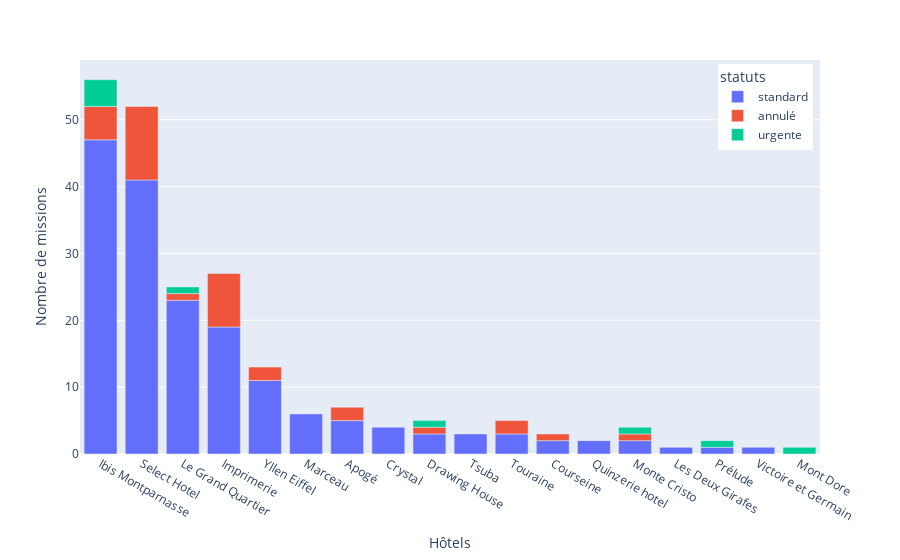

Source (notebook cell):
### Code cell
date = "Jan-2023"
monthly_missions_status = (
    data[(data["periode_debut"] == date)]
    .groupby(["Propriété_clean", "statuts"])
    .count()
    .reset_index()
    .sort_values(by="Propriété", ascending=False)
    .iloc[:, :3]
)
fig = px.bar(
    monthly_missions_status, x="Propriété_clean", y="Propriété", color="statuts"
)

fig.update_layout(legend=dict(yanchor="top", y=0.99, xanchor="right", x=0.99))

fig.update_xaxes(title_text="Hôtels")
fig.update_yaxes(title_text="Nombre de missions")

### Figure 1 — Plotly figure (JSON) as saved in the notebook; plotly's stock layout.template omitted (floating-point values rounded to 4 significant figures)
{"data": [{"alignmentgroup": "True", "hovertemplate": "statuts=standard<br>Propriété_clean=%{x}<br>Propriété=%{y}<extra></extra>", "legendgroup": "standard", "marker": {"color": "#636efa", "pattern": {"shape": ""}}, "name": "standard", "offsetgroup": "standard", "orientation": "v", "showlegend": true, "textposition": "auto", "type": "bar", "x": ["Ibis Montparnasse", "Select Hotel", "Le Grand Quartier", "Imprimerie", "Yllen Eiffel", "Marceau", "Apogé", "Crystal", "Drawing House", "Tsuba", "Touraine", "Courseine", "Quinzerie hotel", "Monte Cristo", "Les Deux Girafes", "Prélude", "Victoire et Germain"], "xaxis": "x", "y": [47, 41, 23, 19, 11, 6, 5, 4, 3, 3, 3, 2, 2, 2, 1, 1, 1], "yaxis": "y"}, {"alignmentgroup": "True", "hovertemplate": "statuts=annulé<br>Propriété_clean=%{x}<br>Propriété=%{y}<extra></extra>", "legendgroup": "annulé", "marker": {"color": "#EF553B", "pattern": {"shape": ""}}, "name": "annulé", "offsetgroup": "annulé", "orientation": "v", "showlegend": true, "textposition": "auto", "type": "bar", "x": ["Select Hotel", "Imprimerie", "Ibis Montparnasse", "Apogé", "Yllen Eiffel", "Touraine", "Drawing House", "Courseine", "Le Grand Quartier", "Monte Cristo"], "xaxis": "x", "y": [11, 8, 5, 2, 2, 2, 1, 1, 1, 1], "yaxis": "y"}, {"alignmentgroup": "True", "hovertemplate": "statuts=urgente<br>Propriété_clean=%{x}<br>Propriété=%{y}<extra></extra>", "legendgroup": "urgente", "marker": {"color": "#00cc96", "pattern": {"shape": ""}}, "name": "urgente", "offsetgroup": "urgente", "orientation": "v", "showlegend": true, "textposition": "auto", "type": "bar", "x": ["Ibis Montparnasse", "Drawing House", "Le Grand Quartier", "Prélude", "Mont Dore", "Monte Cristo"], "xaxis": "x", "y": [4, 1, 1, 1, 1, 1], "yaxis": "y"}], "layout": {"barmode": "relative", "legend": {"title": {"text": "statuts"}, "tracegroupgap": 0, "x": 0.99, "xanchor": "right", "y": 0.99, "yanchor": "top"}, "margin": {"t": 60}, "xaxis": {"anchor": "y", "domain": [0, 1], "title": {"text": "Hôtels"}}, "yaxis": {"anchor": "x", "domain": [0, 1], "title": {"text": "Nombre de missions"}}}}
